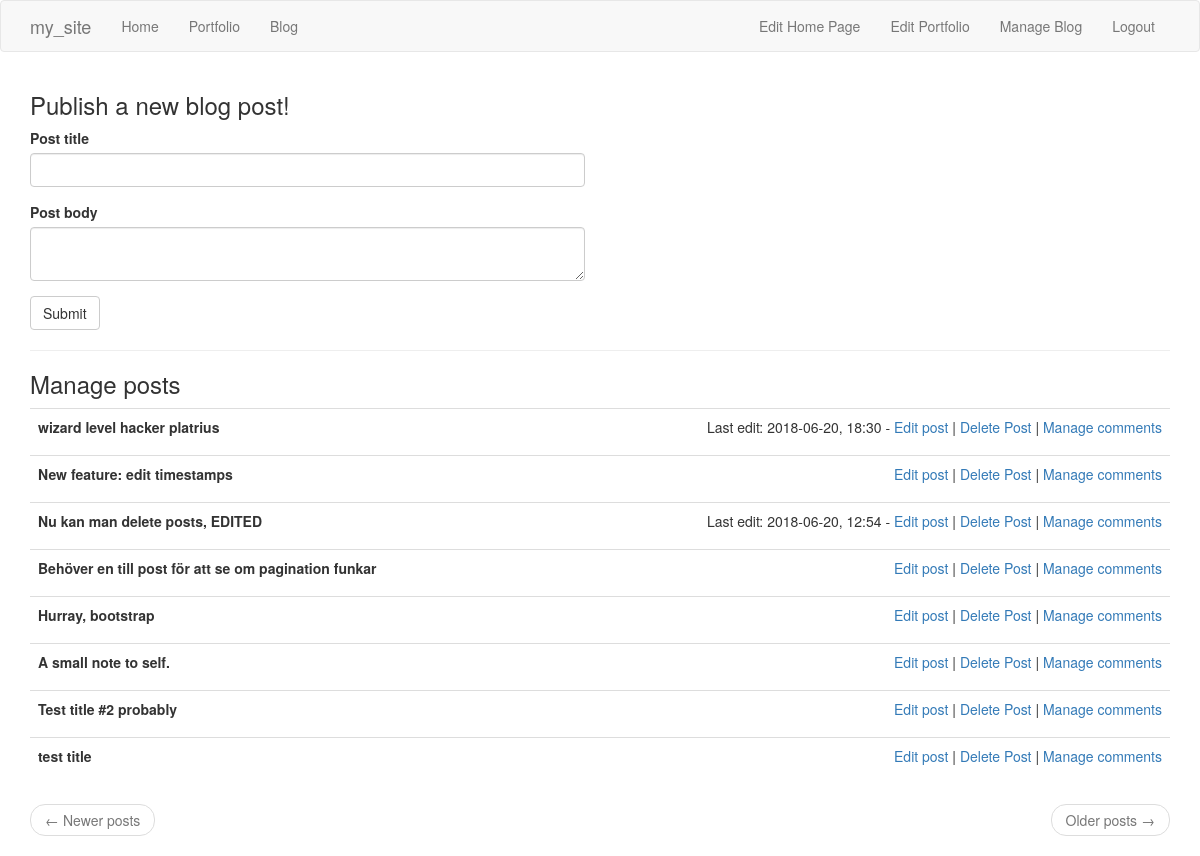
/admin/manage_blog (signed in), run on an earlier commit of the app's database.
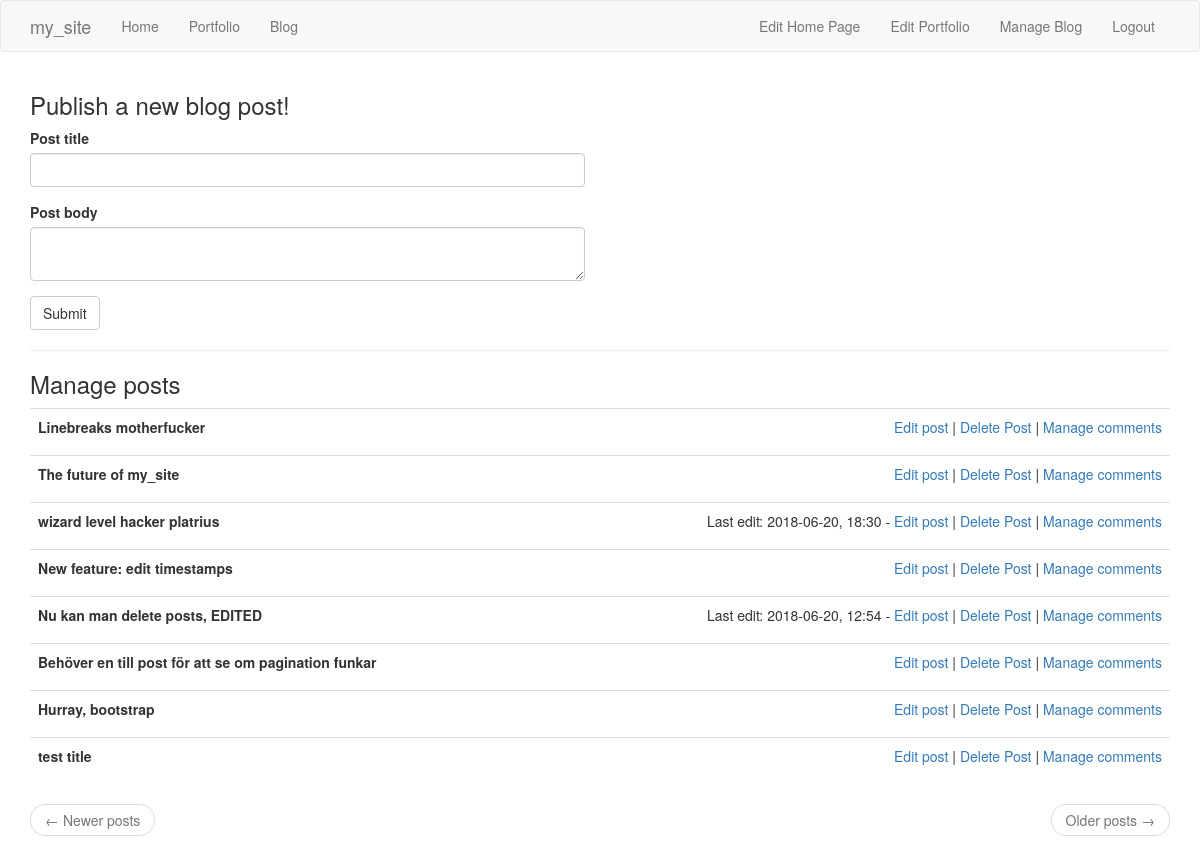
And on a later commit of the database.
### app/models.py (models this page shows, shortened)
class BlogPost(db.Model):
    id = db.Column(db.Integer, primary_key=True)
    title = db.Column(db.String(100))
    body = db.Column(db.String(1000))
    timestamp = db.Column(db.DateTime, index=True, default=datetime.utcnow)
    comments = db.relationship('BlogComment', backref='blog_post',
                               lazy='dynamic')
    last_edit = db.Column(db.DateTime, index=True)

### app/routes.py (the view)
@app.route('/admin/manage_blog', methods=['GET', 'POST'])
@login_required
def manage_blog():
    form = BlogPostForm()
    if form.validate_on_submit():
        post = BlogPost(title=form.post_title.data, body=form.post_body.data)
        db.session.add(post)
        db.session.commit()
        flash('Post is now live!')
        return redirect(url_for('index'))
    page = request.args.get('page', 1, type=int)
    posts = BlogPost.query.order_by(BlogPost.timestamp.desc()).paginate(
        page, app.config['TITLES_PER_PAGE'], False)
    next_url = url_for('manage_blog', page=posts.next_num) \
        if posts.has_next else None
    prev_url = url_for('manage_blog', page=posts.prev_num) \
        if posts.has_prev else None
    return render_template('manage_blog.html', title='Manage Blog',
                           form=form, posts=posts.items, next_url=next_url,
                           prev_url=prev_url)

### app/forms.py
class BlogPostForm(FlaskForm):
    post_title = TextField('Post title', validators=[
        DataRequired(), Length(min=1, max=100)])
    post_body = TextAreaField('Post body', validators=[
        DataRequired(), Length(min=1, max=1000)])
    submit = SubmitField('Submit')

### app/models.py (called while the page is built)
@login.user_loader
def load_user(id):
    return User.query.get(int(id))  # id is str so needs typecasting to int

### app/templates/manage_blog.html (shortened to what this page needs)
{% extends "base.html" %}
{% import 'bootstrap/wtf.html' as wtf %}
{% block app_content %}
    <h3>Publish a new blog post!</h3>
    <div class="row">
        <div class="col-md-6">
            <form action="" method="post">
                {{ wtf.form_field(form.post_title) }}
                {{ wtf.form_field(form.post_body) }}
                {{ wtf.form_field(form.submit) }}
            </form>
        </div>
    </div>
    <hr>
    <h3>Manage posts</h3>
    <table class="table table-hover">
        {% for post in posts %}
        <tr>
            <td>
                <p><b>{{ post.title }}</b></p>
            </td>
            <td>
                <p style="text-align:right;">
                    {% if post.last_edit %}
                    Last edit:
                    {{ post.last_edit.strftime("%Y-%m-%d, %H:%M") }} -
                    {% endif %}
                    <a href="{{ url_for('edit_blog_post', post_id=post.id) }}">Edit post</a> |
                    <a href="{{ url_for('delete_post', post_id=post.id) }}">Delete Post</a> | <a href="{{ url_for('manage_comments', post_id=post.id) }}">Manage comments</a>
                </p>
            </td>
        </tr>
        {% endfor %}
    </table>
    <nav aria-label="...">
        <ul class="pager">
            <li class="previous{% if not prev_url %} disabled{% endif %}">
                <a href="{{ prev_url or '#' }}">
                    <span aria-hidden="true">&larr;</span> Newer posts
                </a>
            </li>
            <li class="next{% if not next_url %} disabled{% endif %}">
                <a href="{{ next_url or '#' }}">
                    Older posts <span aria-hidden="true">&rarr;</span>
                </a>
            </li>
        </ul>
    </nav>
{% endblock %}

What changed in the data, as far as the page shows it:
removed BlogPost: title "A small note to self."
removed BlogPost: title "Test title #2 probably"
added BlogPost: title "Linebreaks motherfucker"
added BlogPost: title "The future of my_site"
